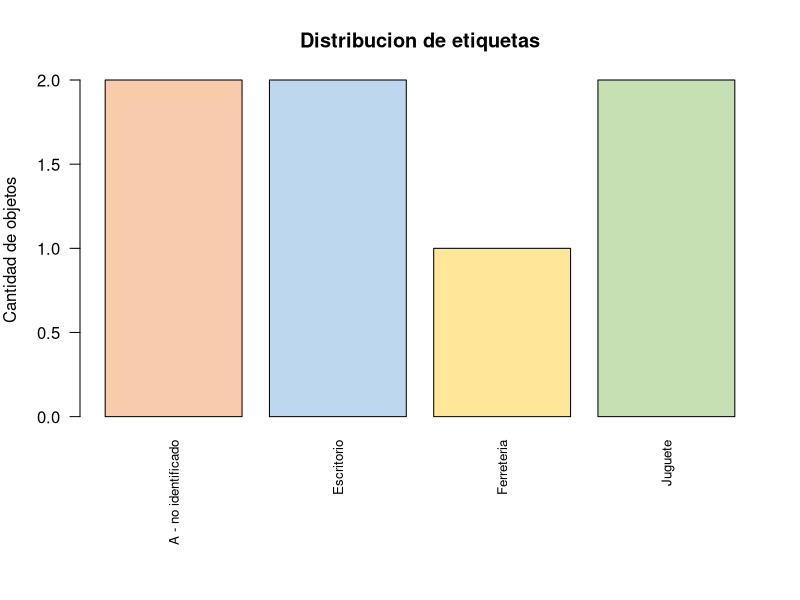
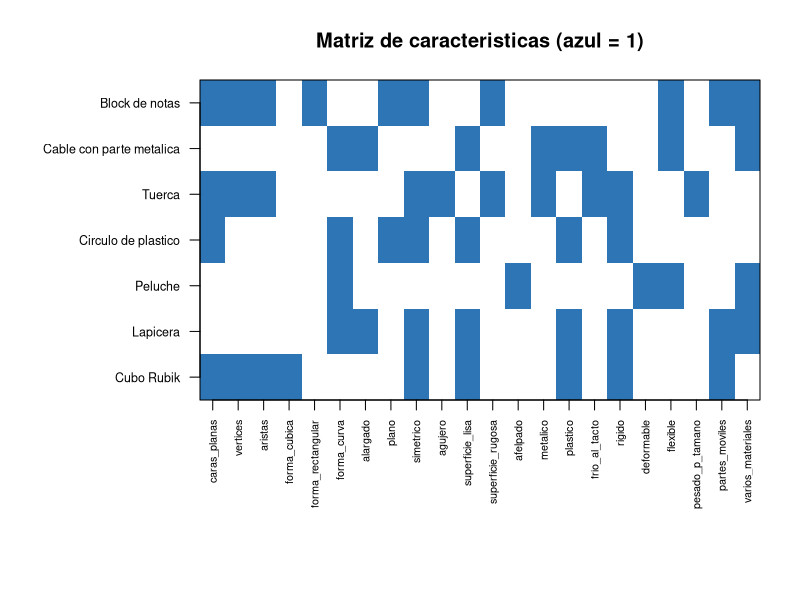
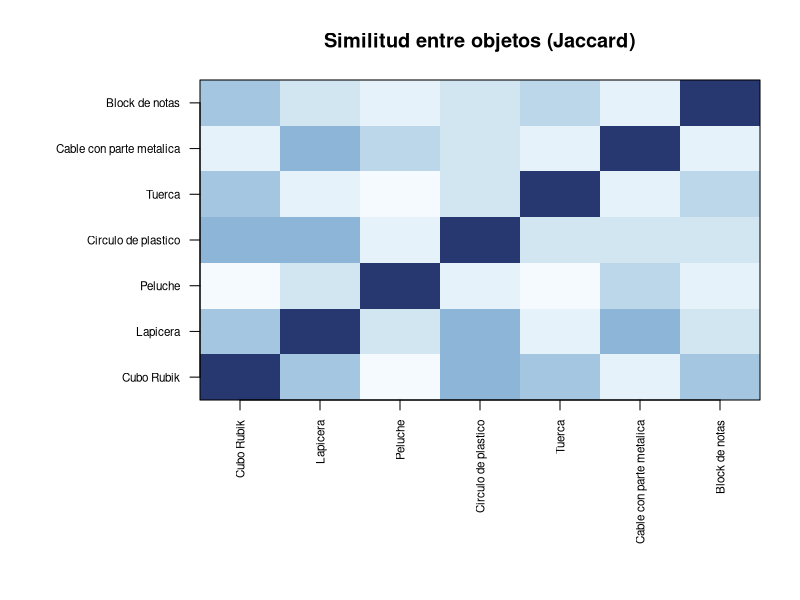
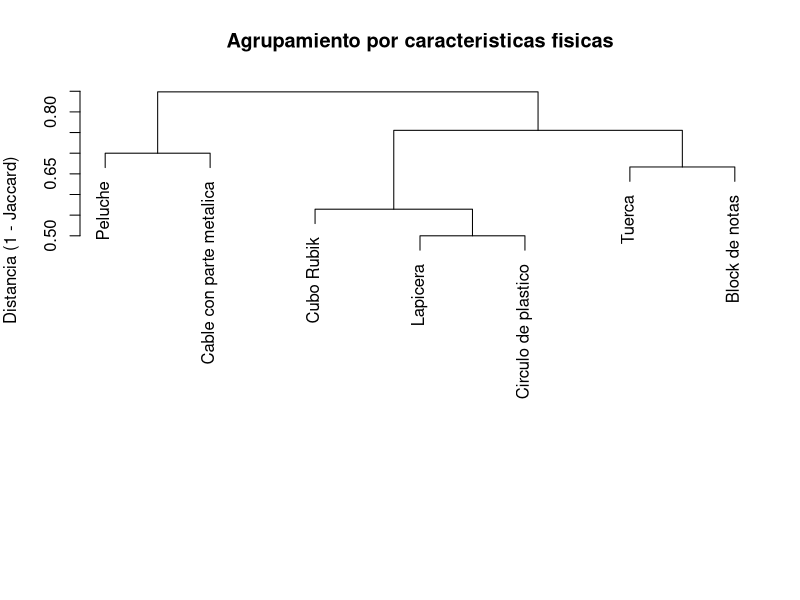

These figures' R source, in order:
# =============================================================================
# BITACORA - Introduccion a Ciencia de Datos
# Fecha: 2026-08-18
# -----------------------------------------------------------------------------
# Objetivo de la actividad:
#   Tantear objetos sin verlos, registrar sus caracteristicas como variables
#   binarias (0/1) y asignarle a cada objeto una ETIQUETA (clase).
#
# Lo que se busca entender:
#   1. Que una observacion se convierte en dato solo cuando se la mide con
#      variables definidas de antemano e iguales para todos los casos.
#   2. Que las FEATURES (lo que percibe el sensor) y la ETIQUETA (lo que sabe
#      el humano) viven en planos distintos.
#   3. Que hace falta una clase "no identificado" para no forzar etiquetas.
#
# Todo el script corre en base R, sin instalar ningun paquete.
# =============================================================================


# -----------------------------------------------------------------------------
# 1. CARGA DE LOS DATOS
# -----------------------------------------------------------------------------
# Cada FILA es un objeto (una observacion) y cada COLUMNA una caracteristica
# (una variable). 1 = el objeto presenta la caracteristica, 0 = no la presenta.
# El criterio para poner 1 o 0 esta en el diccionario de variables (seccion 2).

objetos <- c("Cubo Rubik", "Lapicera", "Peluche", "Circulo de plastico",
             "Tuerca", "Cable con parte metalica", "Block de notas")

datos <- data.frame(
  # --- Geometria ---
  caras_planas      = c(1, 0, 0, 1, 1, 0, 1),
  vertices          = c(1, 0, 0, 0, 1, 0, 1),
  aristas           = c(1, 0, 0, 0, 1, 0, 1),
  forma_cubica      = c(1, 0, 0, 0, 0, 0, 0),
  forma_rectangular = c(0, 0, 0, 0, 0, 0, 1),
  forma_curva       = c(0, 1, 1, 1, 0, 1, 0),
  alargado          = c(0, 1, 0, 0, 0, 1, 0),
  plano             = c(0, 0, 0, 1, 0, 0, 1),
  simetrico         = c(1, 1, 0, 1, 1, 0, 1),
  agujero           = c(0, 0, 0, 0, 1, 0, 0),
  # --- Textura y material ---
  superficie_lisa   = c(1, 1, 0, 1, 0, 1, 0),
  superficie_rugosa = c(0, 0, 0, 0, 1, 0, 1),
  afelpado          = c(0, 0, 1, 0, 0, 0, 0),
  metalico          = c(0, 0, 0, 0, 1, 1, 0),
  plastico          = c(1, 1, 0, 1, 0, 1, 0),
  frio_al_tacto     = c(0, 0, 0, 0, 1, 1, 0),
  # --- Propiedades fisicas ---
  rigido            = c(1, 1, 0, 1, 1, 0, 0),
  deformable        = c(0, 0, 1, 0, 0, 0, 0),
  flexible          = c(0, 0, 1, 0, 0, 1, 1),
  pesado_p_tamano   = c(0, 0, 0, 0, 1, 0, 0),
  partes_moviles    = c(1, 1, 0, 0, 0, 0, 1),
  varios_materiales = c(0, 1, 1, 0, 0, 1, 1),
  row.names = objetos
)

# La ETIQUETA no se calcula a partir de las columnas de arriba: la asigna el
# observador segun lo que reconocio. "A" es la clase de los NO identificados.
etiqueta <- factor(c("Juguete", "Escritorio", "Juguete", "A - no identificado",
                     "Ferreteria", "A - no identificado", "Escritorio"))
names(etiqueta) <- objetos


# -----------------------------------------------------------------------------
# 2. DICCIONARIO DE VARIABLES
# -----------------------------------------------------------------------------
# Sin definicion operativa, dos personas etiquetan el mismo objeto distinto.
# Esto es lo que hace que el dato sea reproducible.

diccionario <- data.frame(
  variable = names(datos),
  grupo = c(rep("Geometria", 10), rep("Textura y material", 6),
            rep("Propiedades fisicas", 6)),
  definicion = c(
    "Al apoyar la palma la superficie no se curva",
    "Se sienten puntos donde se cruzan tres o mas superficies",
    "Bordes definidos y rectos al recorrer con el dedo",
    "Todos los lados de una cara miden aproximadamente lo mismo",
    "Cara con dos lados largos y dos cortos",
    "Algun contorno continuo sin quiebres",
    "Una dimension claramente mayor que las otras dos",
    "Espesor mucho menor que el ancho y el largo",
    "Se siente igual al rotarlo o darlo vuelta",
    "Se puede pasar el dedo o una punta de lado a lado",
    "El dedo se desliza sin resistencia",
    "Se sienten relieves, surcos o grano",
    "Superficie con pelo o fibra blanda",
    "Duro, frio y con sonido agudo al golpearlo",
    "Duro pero no frio, sonido opaco",
    "Al tomarlo roba calor de la mano",
    "No cambia de forma al apretarlo con la mano",
    "Se hunde al apretarlo y recupera la forma",
    "Se puede doblar sin romperse",
    "Pesa mas de lo que sugiere su volumen",
    "Alguna parte se mueve respecto del resto",
    "Se distinguen al tacto dos o mas materiales"
  ),
  stringsAsFactors = FALSE
)


# -----------------------------------------------------------------------------
# 3. EXPLORACION INICIAL
# -----------------------------------------------------------------------------

cat("\n=== DIMENSIONES DEL DATASET ===\n")
cat("Observaciones (objetos):", nrow(datos), "\n")
cat("Variables (caracteristicas):", ncol(datos), "\n")

cat("\n=== PRIMERAS FILAS (5 primeras columnas) ===\n")
print(datos[, 1:5])

cat("\n=== CONTROL DE CALIDAD ===\n")
cat("Valores faltantes:", sum(is.na(datos)), "\n")
cat("Valores distintos de 0 y 1:", sum(!as.matrix(datos) %in% c(0, 1)), "\n")


# -----------------------------------------------------------------------------
# 4. DISTRIBUCION DE LAS ETIQUETAS
# -----------------------------------------------------------------------------
# Primera pregunta de cualquier problema de clasificacion: cuantas clases hay
# y cuan balanceadas estan.

cat("\n=== FRECUENCIA DE ETIQUETAS ===\n")
frec <- table(etiqueta)
print(frec)

cat("\nProporcion (%):\n")
print(round(100 * prop.table(frec), 1))

cat("\nObjetos por etiqueta:\n")
print(split(objetos, etiqueta))


# -----------------------------------------------------------------------------
# 5. ANALISIS DE LAS VARIABLES
# -----------------------------------------------------------------------------

# Cuantos objetos presentan cada caracteristica.
suma_var <- colSums(datos)

cat("\n=== CARACTERISTICAS MAS Y MENOS FRECUENTES ===\n")
print(sort(suma_var, decreasing = TRUE))

# Una variable que vale lo mismo en TODOS los objetos no aporta informacion:
# no permite separar nada y se descarta.
constantes <- names(suma_var)[suma_var == 0 | suma_var == nrow(datos)]
cat("\nVariables sin poder discriminante:",
    if (length(constantes) == 0) "ninguna" else paste(constantes, collapse = ", "), "\n")

# Variables muy desbalanceadas (presentes en un solo objeto): describen un caso
# puntual mas que un patron general.
cat("Variables presentes en un solo objeto:",
    paste(names(suma_var)[suma_var == 1], collapse = ", "), "\n")

# Dos columnas identicas son informacion duplicada (redundancia perfecta).
cat("\n=== PARES DE VARIABLES REDUNDANTES (columnas identicas) ===\n")
m <- as.matrix(datos)
encontradas <- FALSE
for (i in 1:(ncol(m) - 1)) {
  for (j in (i + 1):ncol(m)) {
    if (all(m[, i] == m[, j])) {
      cat(" -", colnames(m)[i], "==", colnames(m)[j], "\n")
      encontradas <- TRUE
    }
  }
}
if (!encontradas) cat(" ninguna\n")


# -----------------------------------------------------------------------------
# 6. SIMILITUD ENTRE OBJETOS (indice de Jaccard)
# -----------------------------------------------------------------------------
# Para datos binarios no conviene usar distancia euclidea: los ceros compartidos
# ("ninguno de los dos tiene agujero") no deberian contar como parecido.
# Jaccard mira solo los unos: coincidencias / (coincidencias + diferencias).

jaccard <- function(a, b) {
  interseccion <- sum(a == 1 & b == 1)
  union        <- sum(a == 1 | b == 1)
  if (union == 0) return(0)
  interseccion / union
}

sim <- matrix(0, nrow = nrow(datos), ncol = nrow(datos),
              dimnames = list(objetos, objetos))
for (i in 1:nrow(datos)) {
  for (j in 1:nrow(datos)) {
    sim[i, j] <- jaccard(as.numeric(datos[i, ]), as.numeric(datos[j, ]))
  }
}

cat("\n=== MATRIZ DE SIMILITUD (Jaccard) ===\n")
print(round(sim, 2))

# Los pares mas parecidos entre si.
pares <- data.frame(
  objeto_1 = rep(objetos, each = length(objetos)),
  objeto_2 = rep(objetos, times = length(objetos)),
  similitud = as.vector(sim),
  stringsAsFactors = FALSE
)
pares <- pares[pares$objeto_1 < pares$objeto_2, ]
pares <- pares[order(-pares$similitud), ]

cat("\n=== LOS 5 PARES MAS PARECIDOS ===\n")
print(head(pares, 5), row.names = FALSE)


# -----------------------------------------------------------------------------
# 7. EL PUNTO CLAVE: LAS FEATURES NO EXPLICAN LA ETIQUETA
# -----------------------------------------------------------------------------
# Comparamos la similitud fisica promedio DENTRO de cada clase contra la
# similitud promedio ENTRE clases distintas. Si las features "explicaran" la
# etiqueta, la de adentro deberia ser bastante mayor.

pares$misma_clase <- etiqueta[pares$objeto_1] == etiqueta[pares$objeto_2]

cat("\n=== SIMILITUD PROMEDIO SEGUN LA ETIQUETA ===\n")
cat("Pares de la MISMA clase:   ",
    round(mean(pares$similitud[pares$misma_clase]), 3), "\n")
cat("Pares de clases DISTINTAS: ",
    round(mean(pares$similitud[!pares$misma_clase]), 3), "\n")

cat("\nCaso testigo - Cubo Rubik vs Peluche:\n")
cat("  Misma etiqueta:", as.character(etiqueta["Cubo Rubik"]), "\n")
cat("  Similitud fisica (Jaccard):", round(sim["Cubo Rubik", "Peluche"], 2), "\n")
cat("  -> Comparten clase sin parecerse en nada al tacto.\n")
cat("     La etiqueta la aporta el conocimiento del observador,\n")
cat("     no se deduce de las columnas medidas.\n")


# -----------------------------------------------------------------------------
# 8. VISUALIZACIONES
# -----------------------------------------------------------------------------

# 8.1 Cuantos objetos hay por etiqueta.
par(mar = c(9, 4, 4, 2))
barplot(frec,
        main = "Distribucion de etiquetas",
        ylab = "Cantidad de objetos",
        col = c("#F8CBAD", "#BDD7EE", "#FFE699", "#C6E0B4"),
        las = 2, cex.names = 0.8)

# 8.2 Mapa de calor de la matriz binaria (cada celda 0 o 1).
par(mar = c(10, 10, 4, 2))
image(1:ncol(datos), 1:nrow(datos), t(as.matrix(datos)),
      col = c("white", "#2E75B6"), axes = FALSE,
      xlab = "", ylab = "", main = "Matriz de caracteristicas (azul = 1)")
axis(1, at = 1:ncol(datos), labels = names(datos), las = 2, cex.axis = 0.65)
axis(2, at = 1:nrow(datos), labels = objetos, las = 2, cex.axis = 0.75)
box()

# 8.3 Mapa de calor de la similitud entre objetos.
par(mar = c(10, 10, 4, 2))
image(1:nrow(sim), 1:ncol(sim), sim,
      col = hcl.colors(12, "Blues", rev = TRUE), axes = FALSE,
      xlab = "", ylab = "", main = "Similitud entre objetos (Jaccard)")
axis(1, at = 1:nrow(sim), labels = objetos, las = 2, cex.axis = 0.7)
axis(2, at = 1:ncol(sim), labels = objetos, las = 2, cex.axis = 0.7)
box()

# 8.4 Agrupamiento jerarquico: que objetos se juntan si SOLO miramos features.
distancia <- as.dist(1 - sim)   # convertimos similitud en distancia
agrupamiento <- hclust(distancia, method = "average")

par(mar = c(10, 4, 4, 2))
plot(agrupamiento,
     main = "Agrupamiento por caracteristicas fisicas",
     sub = "", xlab = "", ylab = "Distancia (1 - Jaccard)")

# Comparamos los grupos que salen de los datos contra las etiquetas reales.
grupos_datos <- cutree(agrupamiento, k = length(levels(etiqueta)))

cat("\n=== GRUPOS SEGUN LOS DATOS vs ETIQUETAS REALES ===\n")
print(table(grupo_calculado = grupos_datos, etiqueta_real = etiqueta))
cat("\nSi la tabla no es diagonal, los grupos que surgen de las features\n")
cat("no coinciden con las clases que asigno el observador.\n")

par(mar = c(5, 4, 4, 2))   # dejamos los margenes como estaban


# -----------------------------------------------------------------------------
# 9. EXPORTACION
# -----------------------------------------------------------------------------
# Guardamos el dataset final con la etiqueta como una columna mas.

dataset_final <- cbind(objeto = objetos, datos, etiqueta = as.character(etiqueta))
write.csv(dataset_final, "objetos_tacto.csv", row.names = FALSE)
write.csv(diccionario, "diccionario_variables.csv", row.names = FALSE)

cat("\nArchivos exportados: objetos_tacto.csv y diccionario_variables.csv\n")


# =============================================================================
# CONCLUSIONES DE LA BITACORA
# =============================================================================
#
# 1. Un dato no es lo que se percibe, sino lo que se registra.
#    "Es rugoso" no es dato hasta que existe una variable con una definicion
#    operativa que diga que cuenta como rugoso y que no.
#
# 2. Las variables tienen que ser las mismas para todos los casos.
#    Aunque el valor sea 0. Si a cada objeto se lo describe con las variables
#    que a uno le parecen, despues no se puede comparar nada.
#
# 3. La eleccion de las variables sesga el resultado.
#    El total por fila no mide "complejidad del objeto": mide cuantas de las
#    variables que YO elegi tiene ese objeto. Con mas columnas de geometria,
#    los objetos angulares parecen mas ricos de lo que son.
#
# 4. Hay variables que no sirven y variables duplicadas.
#    Una columna constante no separa nada. Dos columnas identicas
#    (metalico y frio_al_tacto) aportan la misma informacion una sola vez.
#
# 5. Features y etiqueta son cosas distintas.
#    Las features salen del sensor (la mano); la etiqueta sale del conocimiento
#    del observador. El Rubik y el peluche tienen similitud 0 al tacto y
#    comparten etiqueta "Juguete". Esa brecha es exactamente el problema que
#    intenta resolver el aprendizaje supervisado.
#
# 6. La clase "A - no identificado" es una clase legitima.
#    Existe para no forzar etiquetas. Un "no se" honesto es un dato valido;
#    una etiqueta inventada es ruido que despues contamina todo el analisis.
#
# 7. La confiabilidad depende del diccionario.
#    Si dos companeros etiquetan el mismo objeto distinto, el problema no esta
#    en ellos sino en que la definicion de la variable era ambigua.
#
# =============================================================================
